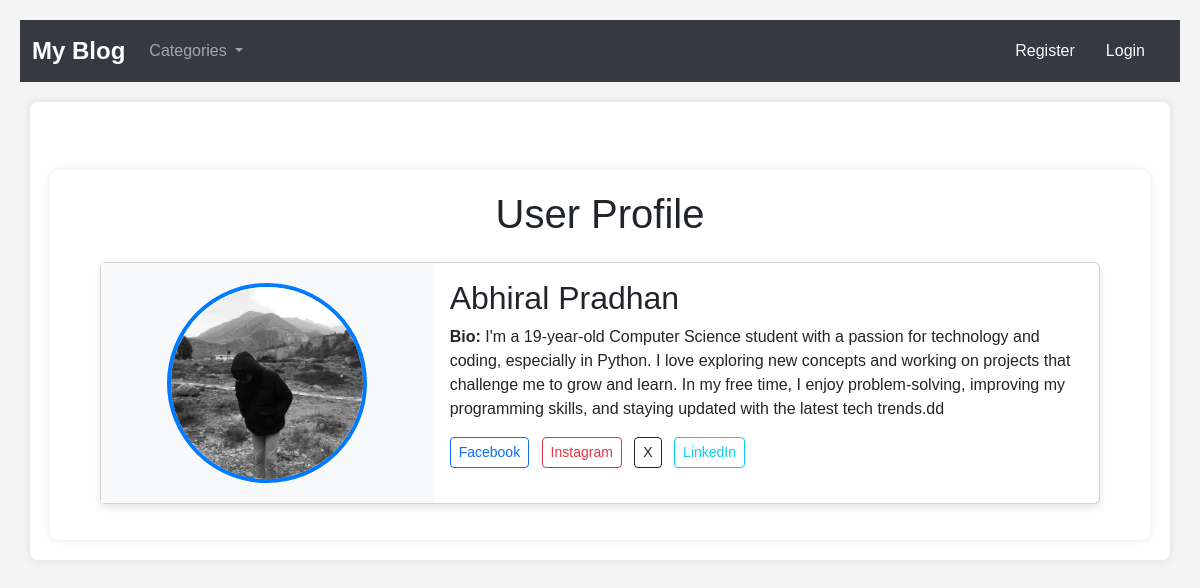
The page /members/profile/2 on the database its author committed.
### theblog/models.py (models this page shows, shortened)
class Profile(models.Model):
    user = models.OneToOneField(User, null=True, on_delete=models.CASCADE )
    bio = models.TextField()
    profile_pic = models.ImageField(null=True,blank=True,upload_to="images/profile/")
    facebook_url = models.CharField(null=True,blank=True,max_length=255)
    instagram_url = models.CharField(null=True,blank=True,max_length=255)
    X_url = models.CharField(null=True,blank=True,max_length=255)
    linkedin_url = models.CharField(null=True,blank=True,max_length=255)

### members/views.py (the view)
# urls.py: path('profile/<int:pk>',ShowProfilePageView.as_view(),name ="profile"),
class ShowProfilePageView(DetailView):
    model = Profile
    template_name = 'registration/user_profile.html'
    def get_context_data(self, *args,**kwargs) :
        context = super().get_context_data(*args,**kwargs)
        page_user = get_object_or_404(Profile, id=self.kwargs['pk'])
        context["page_user"] = page_user
        return context

### members/templates/registration/user_profile.html (shortened to what this page needs)
{% extends "base.html" %}
{% load static %}
{% block content %}
<div class="container mt-5">
    <div class="text-center mb-4">
        <h1>User Profile</h1>
    </div>
    <div class="card mb-3 mx-auto" style="max-width: 1000px; box-shadow: 0 4px 8px rgba(0, 0, 0, 0.1);">
        <div class="row g-0">
            <div class="col-md-4 d-flex align-items-center justify-content-center bg-light" style="padding: 20px;">
                {% if page_user.profile_pic %}
                    <img src="{{ page_user.profile_pic.url }}" class="rounded-circle" style="width: 200px; height: 200px; object-fit: cover; border: 4px solid #007bff;">
                {% else %}
                    <img src="{% static 'theblog/images/user-profile-icon-vector-avatar-600nw-2247726673.webp' %}" class="rounded-circle" style="width: 200px; height: 200px; object-fit: cover; border: 4px solid #007bff;">
                {% endif %}
            </div>
            <div class="col-md-8">
                <div class="card-body">
                    <h2 class="card-title">{{ page_user.user.first_name }} {{ page_user.user.last_name }}</h2>
                    <p class="card-text"><strong>Bio:</strong> {{ page_user.bio }}</p>
                    <div class="social-links mt-3">
                        {% if page_user.facebook_url %}
                            <a href="{{ page_user.facebook_url }}" target="_blank" class="btn btn-outline-primary btn-sm me-2">
                                 Facebook
                            </a>
                        {% endif %}
                        {% if page_user.instagram_url %}
                            <a href="{{ page_user.instagram_url }}" target="_blank" class="btn btn-outline-danger btn-sm me-2">
                                 Instagram
                            </a>
                        {% endif %}
                        {% if page_user.X_url %}
                            <a href="{{ page_user.X_url }}" target="_blank" class="btn btn-outline-dark btn-sm me-2">
                                 X
                            </a>
                        {% endif %}
                        {% if page_user.linkedin_url %}
                            <a href="{{ page_user.linkedin_url }}" target="_blank" class="btn btn-outline-info btn-sm">
                                 LinkedIn
                            </a>
                        {% endif %}
                    </div>
                </div>
            </div>
        </div>
    </div>
</div>
{% endblock content %}

### theblog/templates/base.html (style rules this page uses)
body { padding: 20px; font-family: Arial, sans-serif; background-color: #f4f4f4; margin: 0; }
.container { margin-top: 20px; background-color: white; padding: 20px; border-radius: 8px; box-shadow: 0 0 10px rgba(0, 0, 0, 0.1); }

### rows shown on the page
Profile: profile_pic (picture), user.first_name "Abhiral", user.last_name "Pradhan", bio "I'm a 19-year-old Computer Science student with a passion for technology and coding, especially in Python. I love exploring new concepts and working on projects that challenge me to grow and learn. In my free time, I enjoy problem-solving, improving my programming skills, and staying updated with the latest tech trends.dd"
